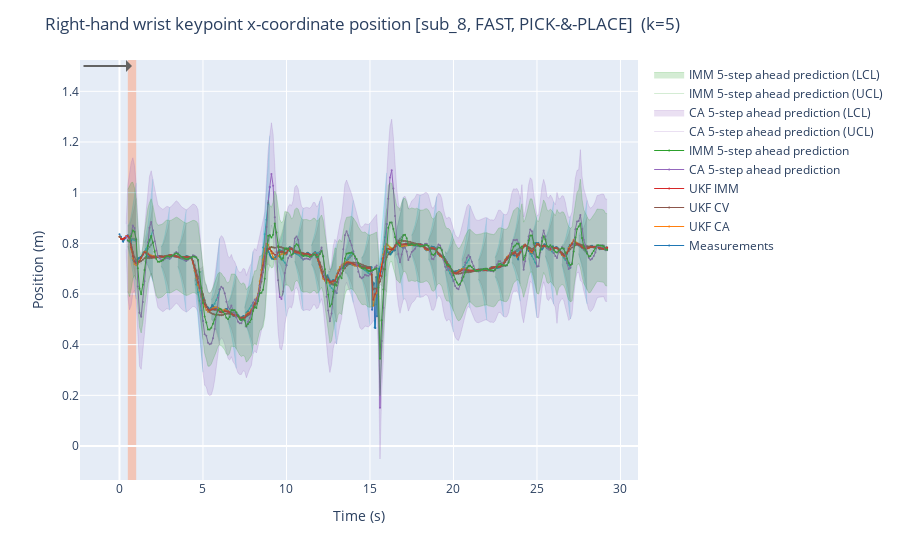

The notebook cell this image was saved under:
### Markdown cell above
Plot the covariance cone estimated at a given interval for k-steps ahead in time

### Code cell
# timestamp0 = pd.Timedelta(seconds=3.8)
# timestamp1 = pd.Timedelta(seconds=4.8)
# timestamp2 = pd.Timedelta(seconds=6.5)

# Define the time step to uniformly sample the time range
cone_step = 1

# Get the first and last timestamps of the measurements
start_meas = measurement_split[(pred_horizon, subject, velocity, task)].timestamp.iloc[0].total_seconds()
end_meas = measurement_split[(pred_horizon, subject, velocity, task)].timestamp.iloc[-1].total_seconds()

# Define a list of pd.Timedelta to uniformly sample the time range
uniform_timestamps = [pd.Timedelta(seconds=s) for s in np.arange(start_meas+dt*pred_steps, end_meas-cone_step, cone_step)]

# Define the time range to plot the covariance cones
lower_bound = pd.Timedelta(seconds=start_meas)
upper_bound = pd.Timedelta(seconds=end_meas)

# selected_timestamps = [timestamp0, timestamp1, timestamp2]
selected_timestamps = uniform_timestamps
selected_range = [lower_bound, upper_bound]

plot_covariance_cone(subject, velocity, task, kpt, dim, description, dim_type, pred_horizon, selected_timestamps, selected_range)
